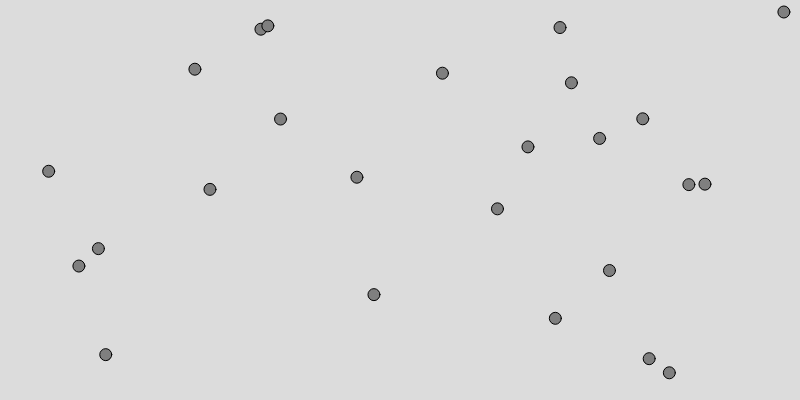
Frame 1 (no input)
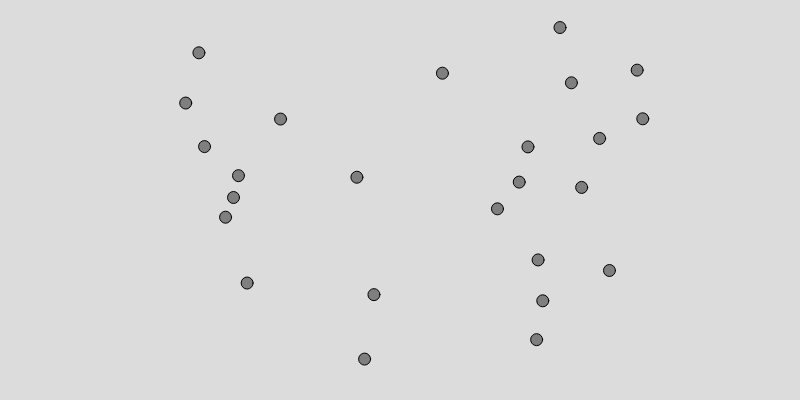
Frame 60 (no input)
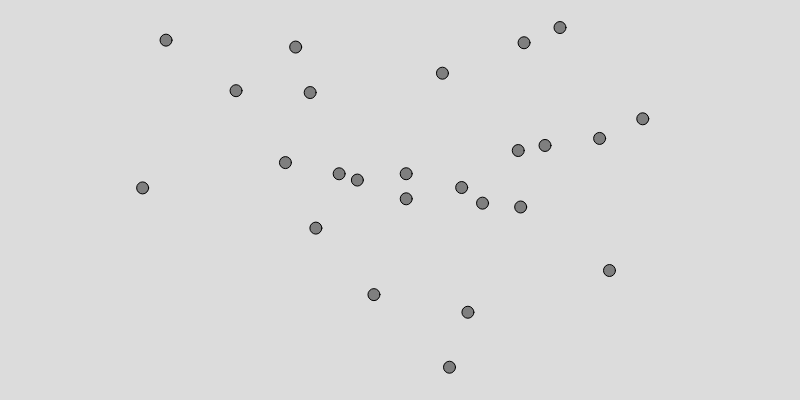
Frame 120 (the mouse pressed at the canvas centre since frame 60)

The p5.js sketch that drew these frames (run headless with seeded random() and noise() and a simulated clock; from frame 60 on, the mouse is pressed at the canvas centre):

// p5.js sketch
// ── sketch.js
/*Create a cohere() method that follows the opposite logic of separate(): if a vehicle is beyond a certain distance, steer toward that vehicle. This will keep the group together. (In a moment, I’ll look at what happens when both cohesion and separation play out together in the same simulation.)*/



let vehicles = [];

function setup() {
  createCanvas(800, 400);
  
  for (let i = 0; i<25; i++){
    vehicles[i] = new Vehicle(random(width), random(height));
  }

  
}

function draw() {
  background(220);

  for (let vehicle of vehicles){
    vehicle.separate(vehicles);
    vehicle.cohere(vehicles);
    vehicle.run();
    
  }
}



//----------------------------------------------------------------------
class Vehicle{
  constructor(x, y, maxspeed, maxforce){
    this.position = createVector(x, y);
    this.velocity = createVector(0, 0);
    this.acceleration = createVector(0, 0);
    this.maxspeed = maxspeed || 3; // Set this.maxspeed to the value of ms, but if ms is falsy, use 4 instead
    this.maxforce = maxforce || 0.2;
    this.size = 12;
  }
  
  run(){
    this.update();
    this.checkEdges();
    this.show();
  }
  
  update(){
    this.velocity.add(this.acceleration);
    this.velocity.limit(this.maxspeed);
    this.position.add(this.velocity);
    this.acceleration.mult(0);   
  }
  
  seek(target){
    let desire = p5.Vector.sub(target, this.position);
    // If the magnitude of desired equals 0, skip out of here
    // If the magnitude (length) of the desired vector is zero, then exit the seek() function immediately.
    if (desire.mag() === 0) return;
    desire.setMag(this.maxspeed);
    let steer = p5.Vector.sub(desire, this.velocity);
    steer.limit(this.maxforce);
    this.applyForce(steer);
  }
  
  applyForce(force){
    this.acceleration.add(force);
    // console.log(this.acceleration.copy());
  }
  
  separate(vehicles){
    // loop through the neighboring vehicles' list, find their distance to the current vehicle
    let distThreshold = this.size * 2; // how close is too close
    let summedDir = createVector();
    let count = 0;
    for (let other of vehicles){
      let dist = p5.Vector.dist(this.position, other.position);
      if (this !== other && dist < distThreshold){
        let dir = p5.Vector.sub(this.position, other.position);
        dir.normalize();
        dir.div(dist); // The closer it is, the more the vehicle should flee. The farther, the less. So the magnitude is set to be inversely proportional to the distance.
        summedDir.add(dir);
        count+=1;

      }
    }
    
    if (count > 0){
      // summedDir.div(count);
      summedDir.setMag(this.maxspeed);
      let steer = p5.Vector.sub(summedDir, this.velocity);
      steer.limit(this.maxforce);
      this.applyForce(steer);
    }
    
  }
  
  
  cohere(vehicles){
    let distThreshold = this.size * 50;
    let summedDir = createVector();
    let count = 0;
    for (let other of vehicles){
      let dist = p5.Vector.dist(this.position, other.position);
      if (this != other && dist > distThreshold){
        // let dir = p5.Vector.sub(other.position, this.position);
        // dir.setMag(dist/(this.size*3));
        // summedDir.add(dir);
        summedDir.add(other.position);
        count++;
      }
    }
    
    if (count>0){
      // summedDir.setMag(this.maxspeed);
      // let steer = p5.Vector.sub(summedDir, this.velocity);
      // this.applyForce(steer);
      
      let avgPos = summedDir.div(count);
      this.seek(avgPos); // cleaner than duplicating seek logic
    }
    
  }
  
  

  show(){
    fill(127);
    stroke(0);
    push();
    translate(this.position.x, this.position.y);
    circle(0, 0, this.size);
    pop();
  }
  
  checkEdges(){
    if(this.position.x+this.size >= width){
      this.position.x = this.size;
    }else if(this.position.x-this.size <= 0){
      this.position.x = width-this.size;
    }
    if (this.position.y + this.size >=height){
      this.position.y = this.size;
    }else if (this.position.y - this.size <= 0){
      this.position.y = height-this.size;       
    }
  }
  
  
}
